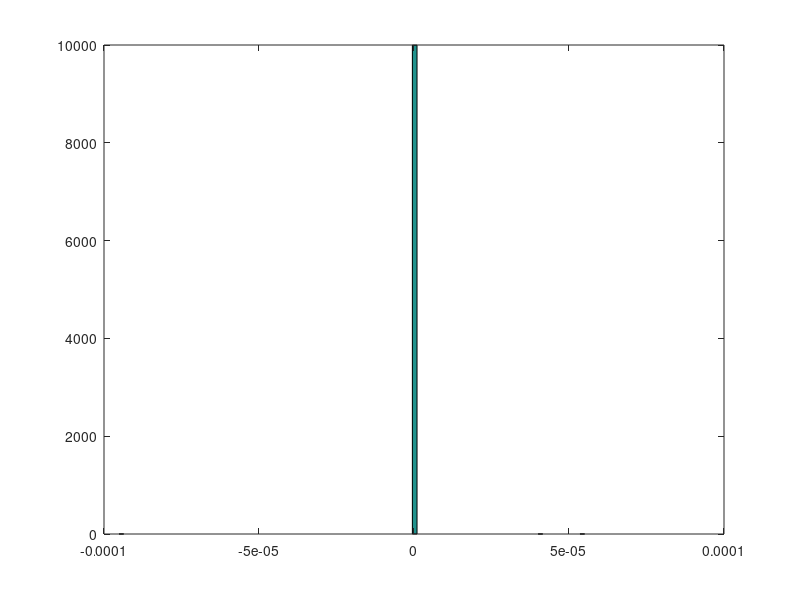

MATLAB code to generate this figure:
clear; clc; clear all

X=zeros(10000,1);

for i=1:3
    u=[0.66; 0.17; 0.71];
    x=((u(i)^0.135)-(1-u(i))^0.135)/01975;
    X(i)=x;
end

prom=mean(X)
hist(X,100)